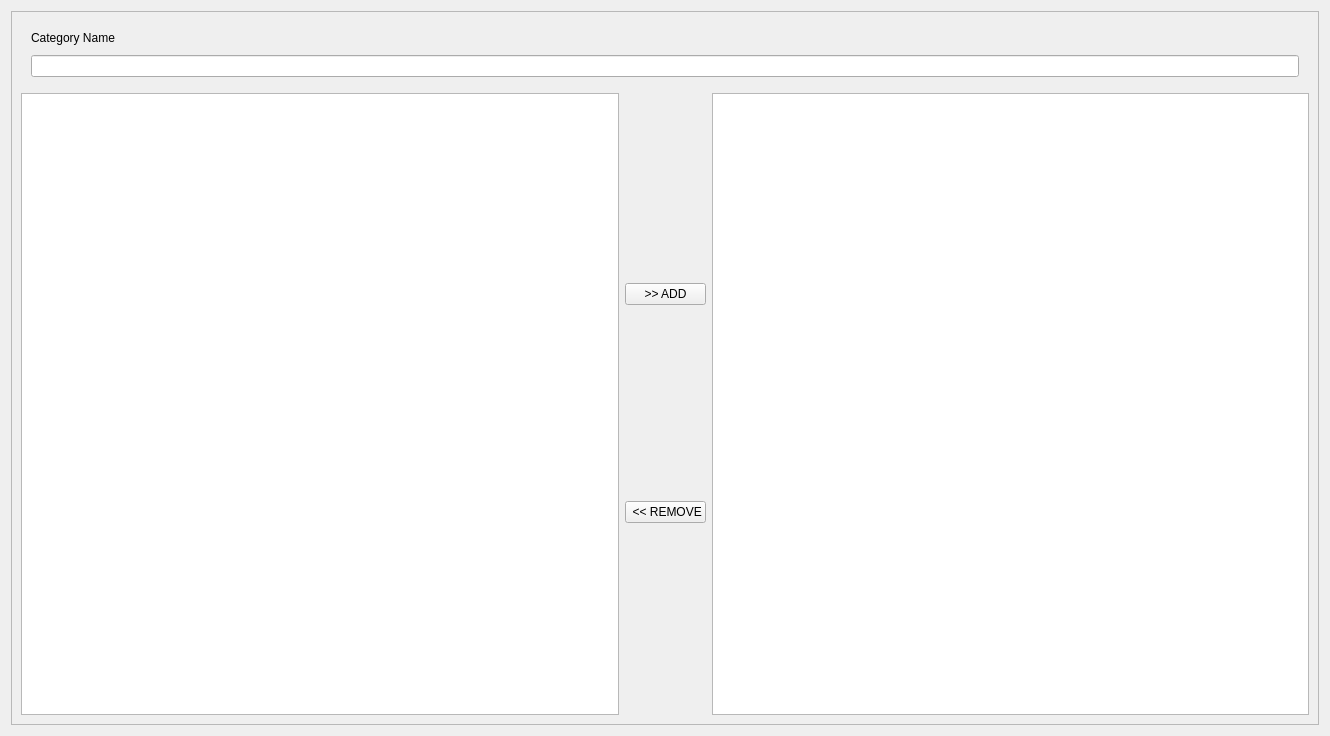
<?xml version="1.0" encoding="UTF-8"?>
<ui version="4.0">
 <class>Form</class>
 <widget class="QWidget" name="Form">
  <property name="geometry">
   <rect>
    <x>0</x>
    <y>0</y>
    <width>1330</width>
    <height>736</height>
   </rect>
  </property>
  <property name="windowTitle">
   <string>Form</string>
  </property>
  <layout class="QGridLayout" name="gridLayout_2">
   <item row="0" column="0">
    <widget class="QFrame" name="frame">
     <property name="frameShape">
      <enum>QFrame::StyledPanel</enum>
     </property>
     <property name="frameShadow">
      <enum>QFrame::Raised</enum>
     </property>
     <layout class="QGridLayout" name="gridLayout">
      <item row="0" column="0" colspan="3">
       <layout class="QVBoxLayout" name="verticalLayout">
        <property name="spacing">
         <number>10</number>
        </property>
        <property name="leftMargin">
         <number>10</number>
        </property>
        <property name="topMargin">
         <number>10</number>
        </property>
        <property name="rightMargin">
         <number>10</number>
        </property>
        <property name="bottomMargin">
         <number>10</number>
        </property>
        <item>
         <widget class="QLabel" name="label">
          <property name="text">
           <string>Category Name</string>
          </property>
         </widget>
        </item>
        <item>
         <widget class="QLineEdit" name="lineEdit"/>
        </item>
       </layout>
      </item>
      <item row="1" column="0">
       <widget class="QListWidget" name="listWidget"/>
      </item>
      <item row="1" column="1">
       <layout class="QVBoxLayout" name="verticalLayout_2">
        <item>
         <widget class="QPushButton" name="pushButton">
          <property name="text">
           <string>&gt;&gt; ADD</string>
          </property>
         </widget>
        </item>
        <item>
         <widget class="QPushButton" name="pushButton_2">
          <property name="text">
           <string> &lt;&lt; REMOVE</string>
          </property>
         </widget>
        </item>
       </layout>
      </item>
      <item row="1" column="2">
       <widget class="QListWidget" name="listWidget_2"/>
      </item>
     </layout>
    </widget>
   </item>
  </layout>
 </widget>
 <resources/>
 <connections/>
</ui>
